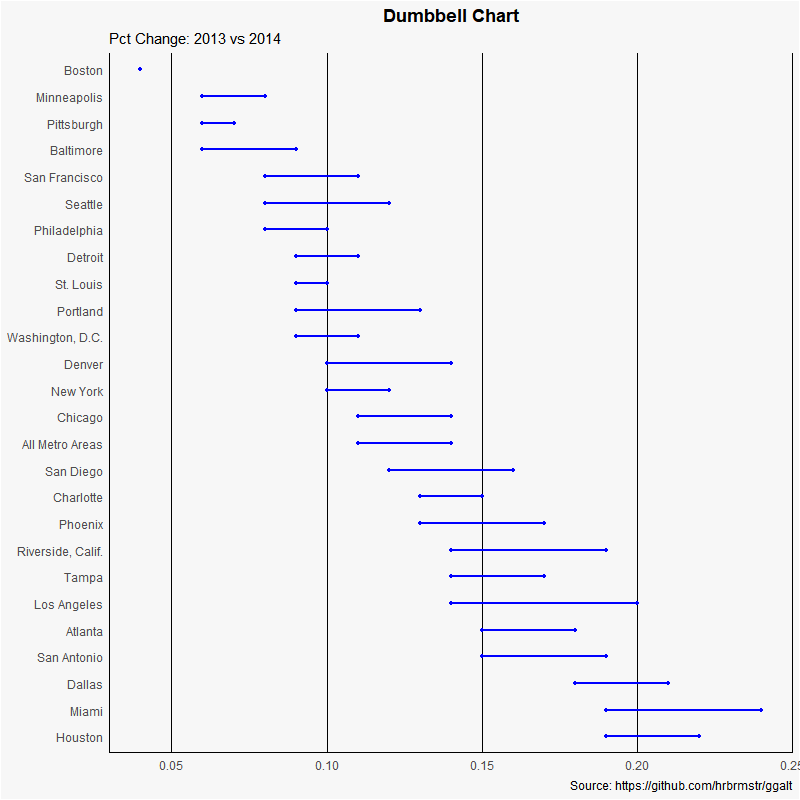

The R source for this figure:
### DUMBBELL PLOT ###

# In order to get the correct ordering of the dumbbells, the y variable should be a factor and the
# levels of the factor variables should be in the same order as it would appear in the plot.

# Import ggplot2 package
library(ggplot2)                                                                     

# Import ggalt package
library(ggalt)  

# Pre-set the classic theme
theme_set(theme_classic())

# Load data set and name it df
df <- read.csv()                                                                     

# Convert y varibale into factor
df$(#y variable) <- factor(df$(y variable), levels=as.character(df$(y variable)))    

gg <- ggplot(data = df,                                                              # load the data set
             aes(x = ,                                                               # set the x variable initial time (must be numeric)
                 xend = ,                                                            # set the x variable final time (must be numeric)
                 y = ,                                                               # set the y variable (must be categoric or factor)
                 group = )) +                                                        # set the group (same as y variable) 
  geom_dumbbell(color = "blue",                                                      # type in the color of the dumbbell
                size = 0.75) +                                                       # set the size of the dumbbell
  scale_x_continuous() +                                                             # set the x-axis scale to be comtinuous
  labs(x = "",                                                                       # type in the x-axis title
       y = "",                                                                       # type in the y-axis title
       title = "",                                                                   # type in the plot title
       subtitle = "",                                                                # type in the plot subtitle
       caption = "") +                                                               # type in additional captions
  theme(plot.title = element_text(hjust = 0.5, face = "bold"),                       # set hjust = 0.5 and face = "bold"
        plot.background = element_rect(fill = "#f7f7f7"),                            # type in the plot background fill color
        panel.background = element_rect(fill = "#f7f7f7"),                           # type in the panel background fill color
        panel.grid.minor = element_blank(),                                          # do not modify this line of code (simply esthetic)
        panel.grid.major.y = element_blank(),                                        # do not modify this line of code (simply esthetic)
        panel.grid.major.x= element_line(),                                          # do not modify this line of code (simply esthetic)
        axis.ticks = element_blank(),                                                # do not modify this line of code (simply esthetic)
        legend.position = "top",                                                     # do not modify this line of code (simply esthetic)
        panel.border = element_blank())                                              # do not modify this line of code (simply esthetic)

# Print plot 
plot(gg)                                                                               

# EXAMPLE

library(ggplot2)
library(ggalt)
theme_set(theme_classic())

health <- read.csv("https://raw.githubusercontent.com/selva86/datasets/master/health.csv")
health$Area <- factor(health$Area, levels=as.character(health$Area))

gg <- ggplot(data = health,
             aes(x = pct_2013,
                 xend = pct_2014,
                 y = Area,
                 group = Area)) + 
  geom_dumbbell(color = "blue", 
                size = 0.75) + 
  scale_x_continuous() + 
  labs(x = NULL, 
       y = NULL, 
       title = "Dumbbell Chart", 
       subtitle = "Pct Change: 2013 vs 2014", 
       caption = "Source: https://github.com/hrbrmstr/ggalt") +
  theme(plot.title = element_text(hjust = 0.5, face = "bold"),
        plot.background = element_rect(fill = "#f7f7f7"),
        panel.background = element_rect(fill = "#f7f7f7"),
        panel.grid.minor = element_blank(),
        panel.grid.major.y = element_blank(),
        panel.grid.major.x= element_line(),
        axis.ticks = element_blank(),
        legend.position = "top",
        panel.border = element_blank())

plot(gg)
